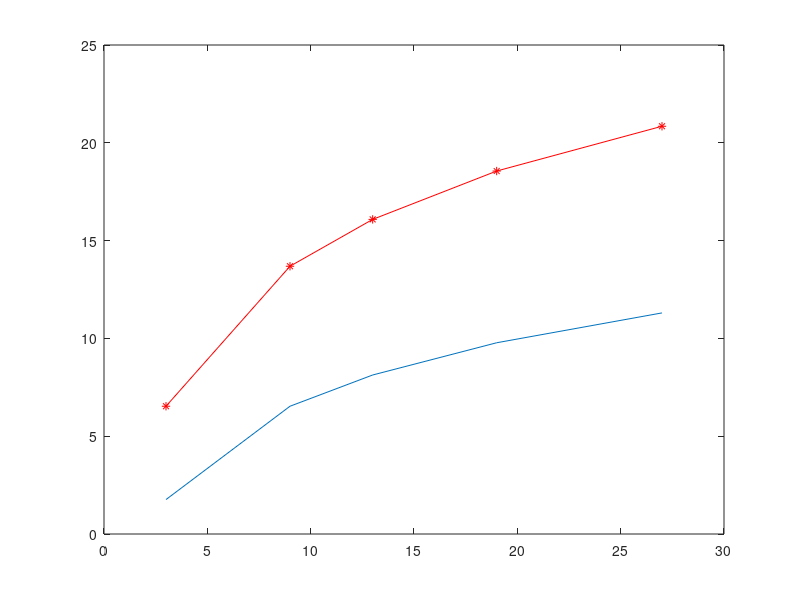

This chart was generated by the following MATLAB code: (Note: this script raises an error after producing the figure.)


N = [3, 9, 13, 19, 27];
a = 2;
for i= 1:length(N)
    %CI(i) = 10*log10(((sqrt(3*N(i)))^a)/6);   
    CI(i) = (2*5*log10(3)) - (10*log10(6)) + (2*5*log10(N(i)))
end
plot(N, CI);
hold on
a = 3;
for i= 1:length(N)
    CI(i) = (a*5*log10(3)) - (10*log10(6)) + (a*5*log10(N(i)))
end
plot(N, CI, '-r*');
hold on
a = 4;
for i= 1:length(N)
       CI(i) = (a*5*log10(3)) - (10*log10(6)) + (a*5*log10(N(i)))
end
plot(N, CI, '-0');
hold on
a = 5;
for i= 1:length(N)
        CI(i) = (a*5*log10(3)) - (10*log10(6)) + (a*5*log10(N(i)))
end
plot(N, CI, '-x');
hold on




